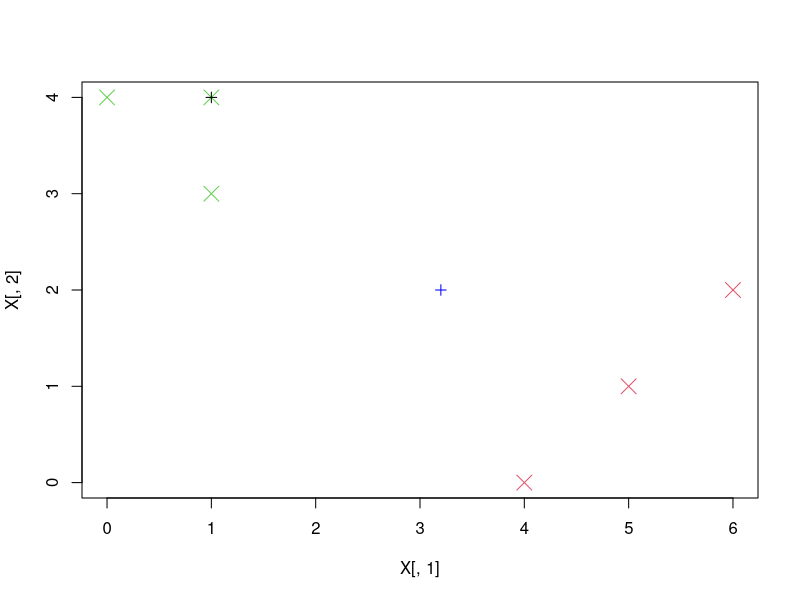

R code for this plot:
set.seed(5)
X = cbind(c(1,1,0,5,6,4),c(4,3,4,1,2,0))

labels = sample(2,nrow(X),replace=T)

c1 = c(mean(X[labels==1,1]),mean(X[labels==1,2]))
c2 = c(mean(X[labels==2,1]),mean(X[labels==2,2]))


euclid = function(a,b) {
    return (sqrt(c(a[1]-b[1])^2 + (a[2]-b[2])^2)) 
}
labs = function(x,c_1,c_2)
{
    c1 = c_1
    c2= c_2
    print(c1)
    print(c2)
    labs = rep(NA,nrow(x)) 
    for (j in 1:10)
    {
            for(i in 1:nrow(x))
            {
                if( euclid(x[i,],c1) < euclid(x[i,],c2))
                {
                    labs[i] = 1
                }
                else
                {
                    labs[i] = 2
                }
            }

        #update centroids
        c1 = c(mean(X[labs==1,1]),mean(X[labs==1,2]))
        c2 = c(mean(X[labs==2,1]),mean(X[labs==2,2]))
        print(labs)
        print(c1)
        print(c2)    
    }

    
    return (labs)
}

labels_n = labs(X,c1,c2)

plot(X[,1],X[,2], col=(labels_n+1),pch=4,cex=2)
points(c1[1],c1[2],col="blue",pch=3)
points(c2[1],c2[2],col="black",pch=3)


